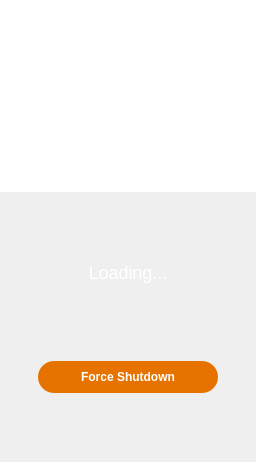
        <widget class="LoadingPage" name="loading_page">
         <layout class="QVBoxLayout" name="verticalLayout">
          <property name="spacing">
           <number>0</number>
          </property>
          <property name="leftMargin">
           <number>0</number>
          </property>
          <property name="topMargin">
           <number>0</number>
          </property>
          <property name="rightMargin">
           <number>0</number>
          </property>
          <property name="bottomMargin">
           <number>0</number>
          </property>
          <item>
           <widget class="QGraphicsView" name="loading_svg_view">
            <property name="styleSheet">
             <string notr="true">border: none;</string>
            </property>
            <property name="renderHints">
             <set>QPainter::Antialiasing|QPainter::HighQualityAntialiasing|QPainter::TextAntialiasing</set>
            </property>
           </widget>
          </item>
          <item>
           <widget class="QLabel" name="loading_text_label">
            <property name="minimumSize">
             <size>
              <width>0</width>
              <height>160</height>
             </size>
            </property>
            <property name="styleSheet">
             <string notr="true">color: white; font-size: 18px;
padding:0 15px;</string>
            </property>
            <property name="text">
             <string>Loading...</string>
            </property>
            <property name="alignment">
             <set>Qt::AlignCenter</set>
            </property>
            <property name="wordWrap">
             <bool>true</bool>
            </property>
           </widget>
          </item>
          <item>
           <widget class="QWidget" name="widget_9" native="true">
            <layout class="QHBoxLayout" name="force_btn_layout">
             <item>
              <widget class="QPushButton" name="force_shutdown_btn">
               <property name="enabled">
                <bool>true</bool>
               </property>
               <property name="sizePolicy">
                <sizepolicy hsizetype="Minimum" vsizetype="Fixed">
                 <horstretch>0</horstretch>
                 <verstretch>0</verstretch>
                </sizepolicy>
               </property>
               <property name="minimumSize">
                <size>
                 <width>180</width>
                 <height>32</height>
                </size>
               </property>
               <property name="maximumSize">
                <size>
                 <width>180</width>
                 <height>32</height>
                </size>
               </property>
               <property name="layoutDirection">
                <enum>Qt::LeftToRight</enum>
               </property>
               <property name="autoFillBackground">
                <bool>false</bool>
               </property>
               <property name="styleSheet">
                <string notr="true">border-radius:16px;
background-color:#e67300;
color:#fff;
padding:0 10px;
text-transform:  uppercase;
font-weight:bold;</string>
               </property>
               <property name="text">
                <string>Force Shutdown</string>
               </property>
               <property name="autoDefault">
                <bool>false</bool>
               </property>
               <property name="default">
                <bool>false</bool>
               </property>
               <property name="flat">
                <bool>false</bool>
               </property>
              </widget>
             </item>
            </layout>
           </widget>
          </item>
          <item>
           <spacer name="force_shutdown_vspacer">
            <property name="orientation">
             <enum>Qt::Vertical</enum>
            </property>
            <property name="sizeType">
             <enum>QSizePolicy::Fixed</enum>
            </property>
            <property name="sizeHint" stdset="0">
             <size>
              <width>20</width>
              <height>60</height>
             </size>
            </property>
           </spacer>
          </item>
         </layout>
        </widget>
